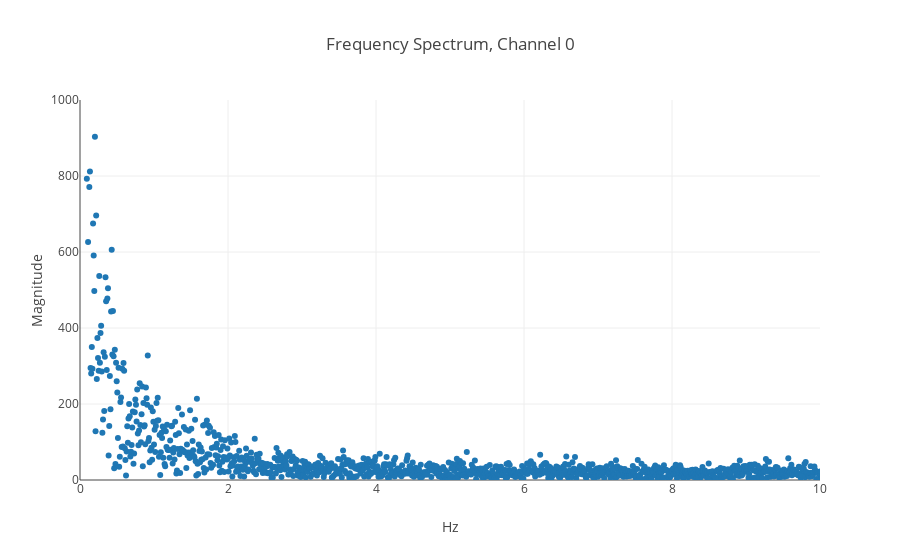
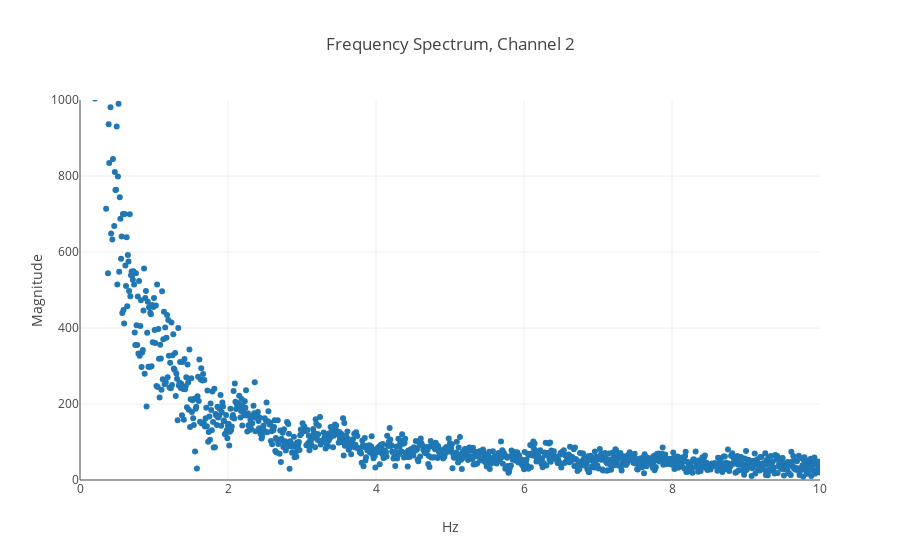
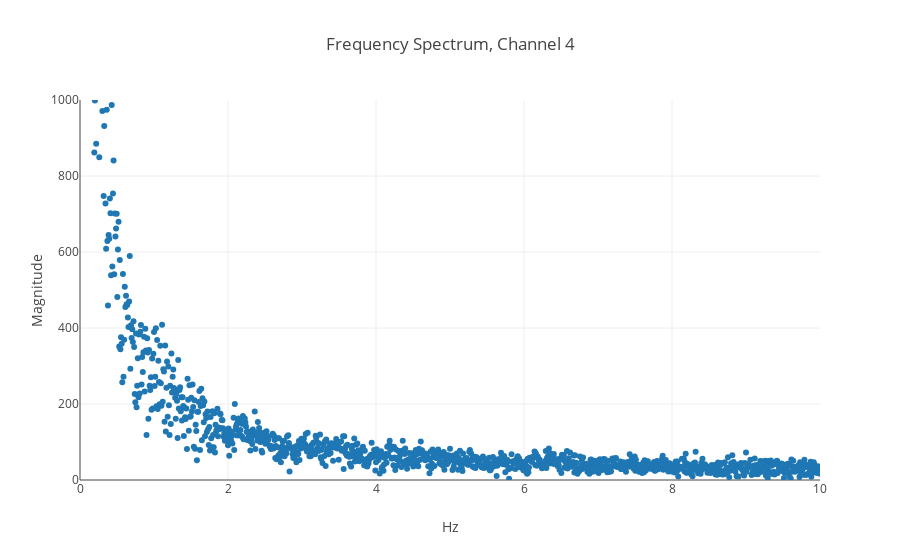

The notebook cell these images were saved under, in order:
### Code cell
spectrograms(patient, test_global, test_local)

### Figure 1 — Plotly figure (JSON) as saved in the notebook; plotly's stock layout.template omitted (floating-point values rounded to 4 significant figures; data arrays with more than 128 entries replaced by an {"elided": "..."} marker saying what was removed)
{"data": [{"mode": "markers", "type": "scatter", "x": {"elided": "2000 float values"}, "y": {"elided": "2000 float values"}}], "layout": {"hovermode": "closest", "title": "Frequency Spectrum, Channel 0", "xaxis": {"range": [0, 10], "title": "Hz"}, "yaxis": {"range": [0, 1000], "title": "Magnitude"}}}

### Figure 2 — Plotly figure (JSON) as saved in the notebook; plotly's stock layout.template omitted (floating-point values rounded to 4 significant figures; data arrays with more than 128 entries replaced by an {"elided": "..."} marker saying what was removed)
{"data": [{"mode": "markers", "type": "scatter", "x": {"elided": "2000 float values"}, "y": {"elided": "2000 float values"}}], "layout": {"hovermode": "closest", "title": "Frequency Spectrum, Channel 2", "xaxis": {"range": [0, 10], "title": "Hz"}, "yaxis": {"range": [0, 1000], "title": "Magnitude"}}}

### Figure 3 — Plotly figure (JSON) as saved in the notebook; plotly's stock layout.template omitted (floating-point values rounded to 4 significant figures; data arrays with more than 128 entries replaced by an {"elided": "..."} marker saying what was removed)
{"data": [{"mode": "markers", "type": "scatter", "x": {"elided": "2000 float values"}, "y": {"elided": "2000 float values"}}], "layout": {"hovermode": "closest", "title": "Frequency Spectrum, Channel 4", "xaxis": {"range": [0, 10], "title": "Hz"}, "yaxis": {"range": [0, 1000], "title": "Magnitude"}}}
